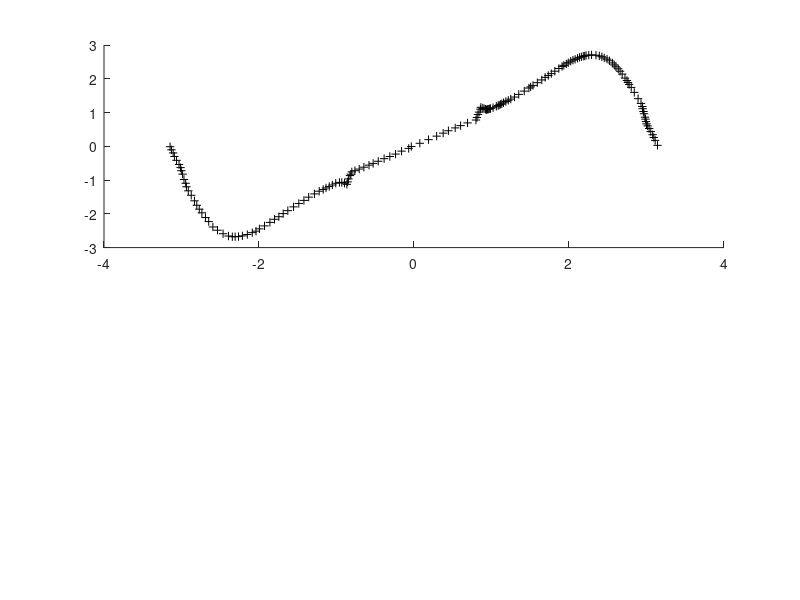

Reproduce this figure in MATLAB. (Note: this script raises an error after producing the figure.)
clc
clear
close all
%path(pathdef)

% This script attempts to validate stuff against Alhawwary and Wang, 2018.

%% Dependencies
addpath('../../Basis')

%% Central flux, dominant eigenmode
%
%  Reproduces (partially) figure 3b of Alhawwary and Wang (2018)  
%
load alhawwary3b.mat
figure(1)
subplot(2,1,1)
hold on
plot(DGp2beta0disp(:,1),DGp2beta0disp(:,2),'+k','DisplayName','Alhawwary and Wang (2018)')
hold off
DGSEM(2).displayDispDiss('upwind',0,'criterion','energy')

%% Combined-mode analysis 1
%
% Reproduces figure 4a of Alhawwary and Wang (2018)
%
load alhawwary4a.mat
load alhawwary4b.mat
figure(2)
subplot(2,1,1)
hold on
plot(phase_DGp2_t01_combined(:,1),10.^phase_DGp2_t01_combined(:,2),'-.k','DisplayName','Ref.; t = 0.1, combined')
plot(phase_DGp2_t01_dominant(:,1),10.^phase_DGp2_t01_dominant(:,2),'o-.k','DisplayName','Ref.; t = 0.1, dominant')
plot(phase_DGp2_t1_combined(:,1),10.^phase_DGp2_t1_combined(:,2),'-b','DisplayName','Ref.; t = 1, combined')
plot(phase_DGp2_t1_dominant(:,1),10.^phase_DGp2_t1_dominant(:,2),'-^b','DisplayName','Ref.; t = 1, dominant')
plot(phase_DGp2_t10_combined(:,1),10.^phase_DGp2_t10_combined(:,2),'--c','DisplayName','Ref.; t = 10, combined')
plot(phase_DGp2_t10_dominant(:,1),10.^phase_DGp2_t10_dominant(:,2),'s--c','DisplayName','Ref.; t = 10, dominant')
hold off
subplot(2,1,2)
hold on
plot(amplitude_DGp2_t01_combined(:,1),amplitude_DGp2_t01_combined(:,2),'-.k','DisplayName','Ref.; t = 0.1, combined')
plot(amplitude_DGp2_t01_dominant(:,1),amplitude_DGp2_t01_dominant(:,2),'o-.k','DisplayName','Ref.; t = 0.1, dominant')
plot(amplitude_DGp2_t1_combined(:,1),amplitude_DGp2_t1_combined(:,2),'-b','DisplayName','Ref.; t = 1, combined')
plot(amplitude_DGp2_t1_dominant(:,1),amplitude_DGp2_t1_dominant(:,2),'-^b','DisplayName','Ref.; t = 1, dominant')
plot(amplitude_DGp2_t10_combined(:,1),amplitude_DGp2_t10_combined(:,2),'--c','DisplayName','Ref.; t = 10, combined')
plot(amplitude_DGp2_t10_dominant(:,1),amplitude_DGp2_t10_dominant(:,2),'s--c','DisplayName','Ref.; t = 10, dominant')
hold off
DGSEM(2).displayDispDissErrors(0.1)
DGSEM(2).displayDispDissErrors(0.1,'mode','dominant')
DGSEM(2).displayDispDissErrors(1)
DGSEM(2).displayDispDissErrors(1,'mode','dominant')
DGSEM(2).displayDispDissErrors(10)
DGSEM(2).displayDispDissErrors(10,'mode','dominant')